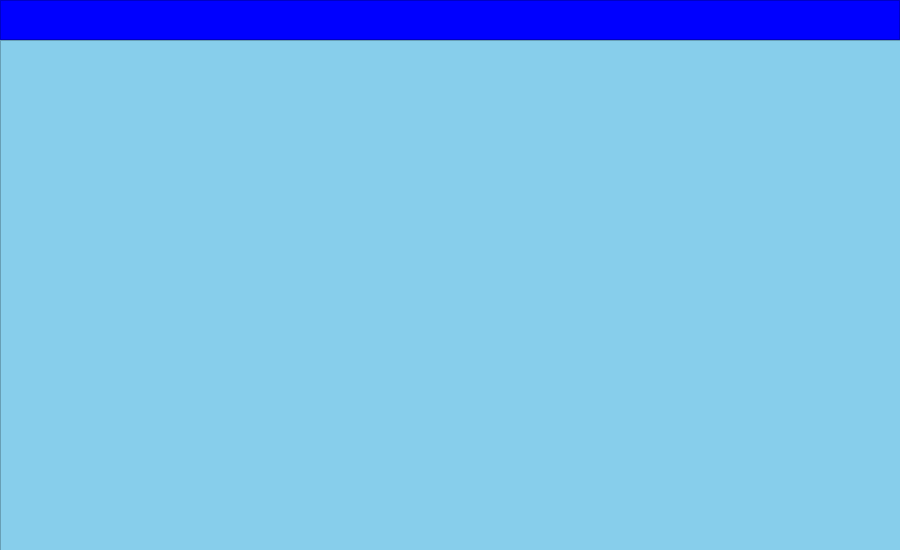
<?xml version="1.0" encoding="UTF-8"?>
<ui version="4.0">
 <class>FormMain</class>
 <widget class="QWidget" name="FormMain">
  <property name="geometry">
   <rect>
    <x>0</x>
    <y>0</y>
    <width>900</width>
    <height>550</height>
   </rect>
  </property>
  <property name="baseSize">
   <size>
    <width>900</width>
    <height>550</height>
   </size>
  </property>
  <property name="windowTitle">
   <string>Plain Craft Launcher 2</string>
  </property>
  <property name="windowIcon">
   <iconset resource="Images/img_rc.qrc">
    <normaloff>:/.ico/icon.ico</normaloff>:/.ico/icon.ico</iconset>
  </property>
  <widget class="QFrame" name="frame">
   <property name="geometry">
    <rect>
     <x>0</x>
     <y>0</y>
     <width>900</width>
     <height>40</height>
    </rect>
   </property>
   <property name="baseSize">
    <size>
     <width>900</width>
     <height>40</height>
    </size>
   </property>
   <property name="styleSheet">
    <string notr="true">background-color: blue;</string>
   </property>
   <property name="frameShape">
    <enum>QFrame::StyledPanel</enum>
   </property>
   <property name="frameShadow">
    <enum>QFrame::Raised</enum>
   </property>
  </widget>
  <widget class="QFrame" name="frame_2">
   <property name="geometry">
    <rect>
     <x>0</x>
     <y>40</y>
     <width>901</width>
     <height>511</height>
    </rect>
   </property>
   <property name="styleSheet">
    <string notr="true">background-color: skyblue;</string>
   </property>
   <property name="frameShape">
    <enum>QFrame::StyledPanel</enum>
   </property>
   <property name="frameShadow">
    <enum>QFrame::Raised</enum>
   </property>
  </widget>
 </widget>
 <resources>
  <include location="Images/img_rc.qrc"/>
 </resources>
 <connections/>
</ui>
